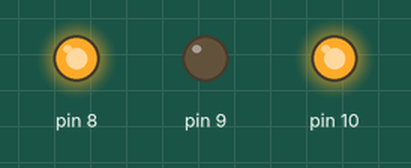
Recording of a sketch running on a simulated Arduino Uno, built with avr-gcc and run on an emulated ATmega328P. On the bench: output pins drawn as LEDs (lit = HIGH).

Above: at 0.5 s.
At 1.5 s:
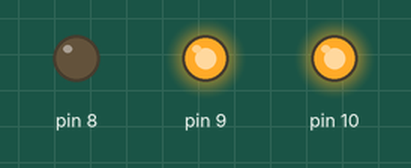
At 2.5 s:
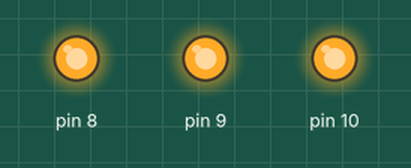
Timing chart, 0 to 3.5 s (numbered marks = the images above):
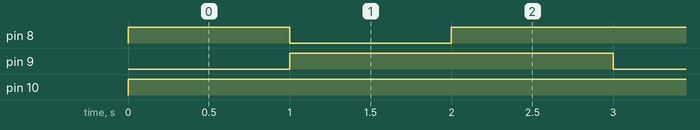

Measured:
- by itself, pin 8: repeats every 3.0 s: LOW 1.0 s, HIGH 2.0 s
- by itself, pin 9: alternates HIGH for 2.0 s and LOW for 1.0 s
- by itself, pin 10: LOW → HIGH at 0.00 s

The sketch:

RGB_LED.ino
```cpp
void setup() {
  pinMode(8, OUTPUT);
  pinMode(9, OUTPUT);
  pinMode(10, OUTPUT);
}

void loop() {
  analogWrite(8, 227);
  analogWrite(9, 0);
  analogWrite(10, 255);
  delay(1000);

  analogWrite(8, 0);
  analogWrite(9, 255);
  analogWrite(10, 255);
  delay(1000);

  analogWrite(8, 255);
  analogWrite(9, 255);
  analogWrite(10, 255);
  delay(1000);
}
```
